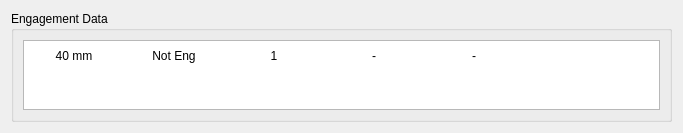
<?xml version="1.0" encoding="UTF-8"?>
<ui version="4.0">
 <class>FrameEngageData</class>
 <widget class="QWidget" name="FrameEngageData">
  <property name="geometry">
   <rect>
    <x>0</x>
    <y>0</y>
    <width>683</width>
    <height>133</height>
   </rect>
  </property>
  <property name="windowTitle">
   <string>Form</string>
  </property>
  <layout class="QGridLayout" name="gridLayout">
   <item row="0" column="0">
    <widget class="QGroupBox" name="groupBoxEng">
     <property name="styleSheet">
      <string notr="true"/>
     </property>
     <property name="title">
      <string>Engagement Data</string>
     </property>
     <layout class="QGridLayout" name="gridLayout_4">
      <property name="sizeConstraint">
       <enum>QLayout::SetMinimumSize</enum>
      </property>
      <item row="0" column="0">
       <widget class="QTableWidget" name="tableWidgetEngData">
        <property name="sizePolicy">
         <sizepolicy hsizetype="Preferred" vsizetype="Preferred">
          <horstretch>0</horstretch>
          <verstretch>0</verstretch>
         </sizepolicy>
        </property>
        <property name="maximumSize">
         <size>
          <width>1000</width>
          <height>100</height>
         </size>
        </property>
        <property name="styleSheet">
         <string notr="true"/>
        </property>
        <property name="sizeAdjustPolicy">
         <enum>QAbstractScrollArea::AdjustToContents</enum>
        </property>
        <property name="editTriggers">
         <set>QAbstractItemView::NoEditTriggers</set>
        </property>
        <property name="selectionBehavior">
         <enum>QAbstractItemView::SelectRows</enum>
        </property>
        <property name="showGrid">
         <bool>false</bool>
        </property>
        <attribute name="horizontalHeaderVisible">
         <bool>false</bool>
        </attribute>
        <attribute name="horizontalHeaderDefaultSectionSize">
         <number>100</number>
        </attribute>
        <attribute name="horizontalHeaderHighlightSections">
         <bool>true</bool>
        </attribute>
        <attribute name="verticalHeaderVisible">
         <bool>false</bool>
        </attribute>
        <attribute name="verticalHeaderHighlightSections">
         <bool>true</bool>
        </attribute>
        <row>
         <property name="text">
          <string>New Row</string>
         </property>
        </row>
        <column>
         <property name="text">
          <string>Weapon</string>
         </property>
        </column>
        <column>
         <property name="text">
          <string>Engage</string>
         </property>
        </column>
        <column>
         <property name="text">
          <string>TN</string>
         </property>
        </column>
        <column>
         <property name="text">
          <string>Az</string>
         </property>
        </column>
        <column>
         <property name="text">
          <string>Elv</string>
         </property>
        </column>
        <item row="0" column="0">
         <property name="text">
          <string>40 mm</string>
         </property>
         <property name="textAlignment">
          <set>AlignCenter</set>
         </property>
        </item>
        <item row="0" column="1">
         <property name="text">
          <string>Not Eng</string>
         </property>
         <property name="textAlignment">
          <set>AlignCenter</set>
         </property>
        </item>
        <item row="0" column="2">
         <property name="text">
          <string>1</string>
         </property>
         <property name="textAlignment">
          <set>AlignCenter</set>
         </property>
        </item>
        <item row="0" column="3">
         <property name="text">
          <string>-</string>
         </property>
         <property name="textAlignment">
          <set>AlignCenter</set>
         </property>
        </item>
        <item row="0" column="4">
         <property name="text">
          <string>-</string>
         </property>
         <property name="textAlignment">
          <set>AlignCenter</set>
         </property>
        </item>
       </widget>
      </item>
     </layout>
    </widget>
   </item>
  </layout>
 </widget>
 <resources/>
 <connections/>
</ui>
